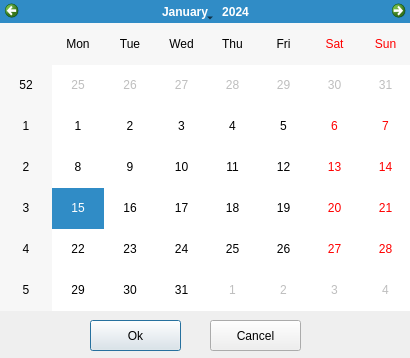
<?xml version="1.0" encoding="UTF-8"?>
<ui version="4.0">
 <class>Tournament_Date</class>
 <widget class="QDialog" name="Tournament_Date">
  <property name="geometry">
   <rect>
    <x>0</x>
    <y>0</y>
    <width>410</width>
    <height>358</height>
   </rect>
  </property>
  <property name="windowTitle">
   <string>Select Tournament Date</string>
  </property>
  <widget class="QCalendarWidget" name="calendar">
   <property name="geometry">
    <rect>
     <x>0</x>
     <y>0</y>
     <width>411</width>
     <height>311</height>
    </rect>
   </property>
  </widget>
  <widget class="QPushButton" name="ok_button">
   <property name="geometry">
    <rect>
     <x>90</x>
     <y>320</y>
     <width>91</width>
     <height>31</height>
    </rect>
   </property>
   <property name="text">
    <string>Ok</string>
   </property>
  </widget>
  <widget class="QPushButton" name="cancel_button">
   <property name="geometry">
    <rect>
     <x>210</x>
     <y>320</y>
     <width>91</width>
     <height>31</height>
    </rect>
   </property>
   <property name="text">
    <string>Cancel</string>
   </property>
  </widget>
 </widget>
 <resources/>
 <connections/>
</ui>
